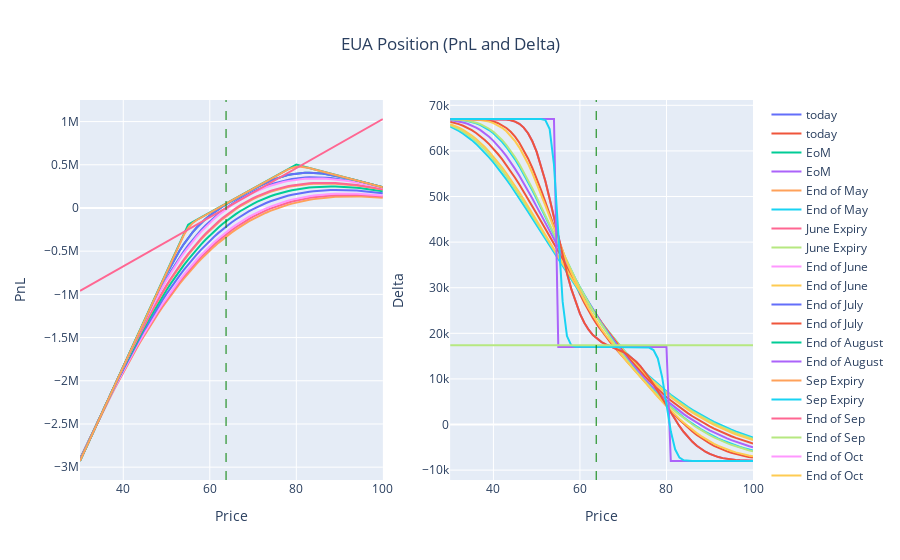

Notebook source saved alongside this figure:
### Code cell
fig = make_subplots(rows=1, cols=2)
for i in range(0,len(fig_d.data)):
    fig.add_trace(fig_p.data[i], row=1, col=1)
    fig.add_trace(fig_d.data[i], row=1, col=2)

fig.update_layout(title={'text': 'ACCU Position (PnL and Delta)','x': 0.5,'xanchor': 'center'})

fig.update_xaxes(title_text="Price", row=1, col=1)
fig.update_yaxes(title_text="PnL", row=1, col=1)
fig.update_xaxes(title_text="Price", row=1, col=2)
fig.update_yaxes(title_text="Delta", row=1, col=2)

fig.add_vline(x=current_spot, line_width=1, line_dash="dash", line_color="green")

fig.show()
